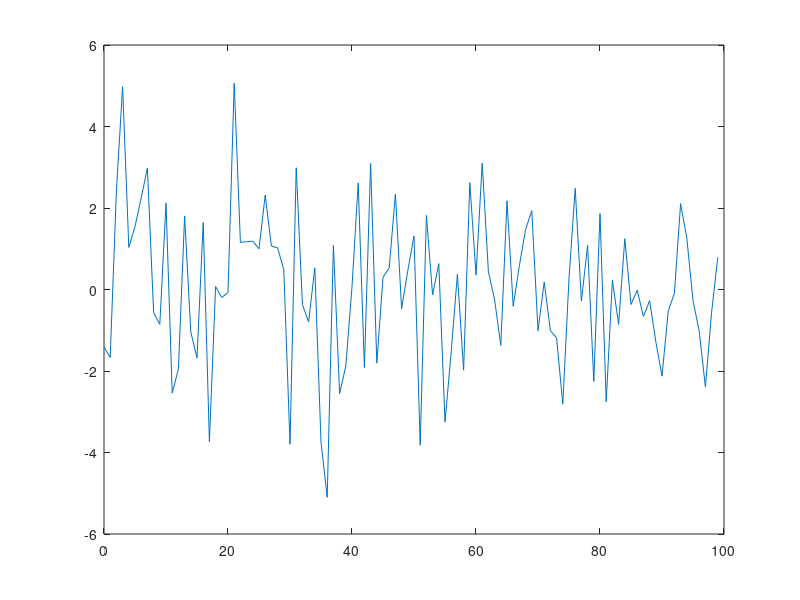
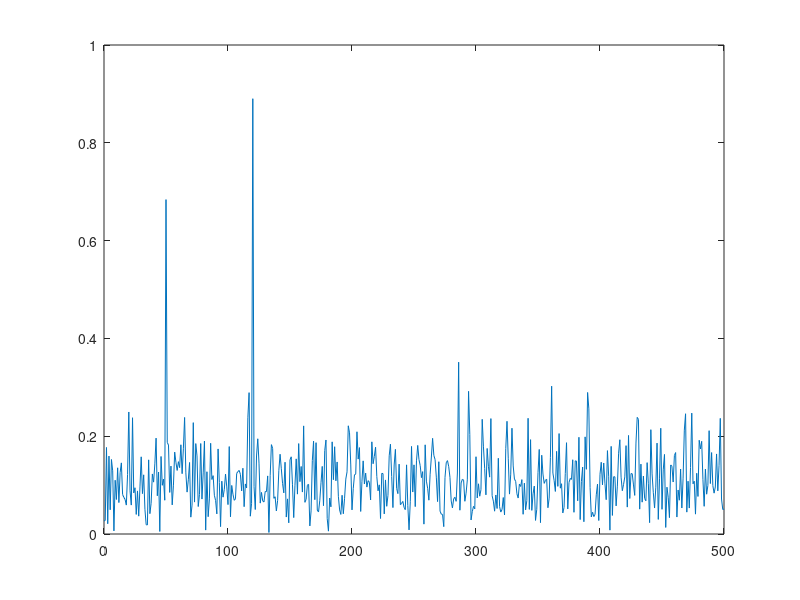
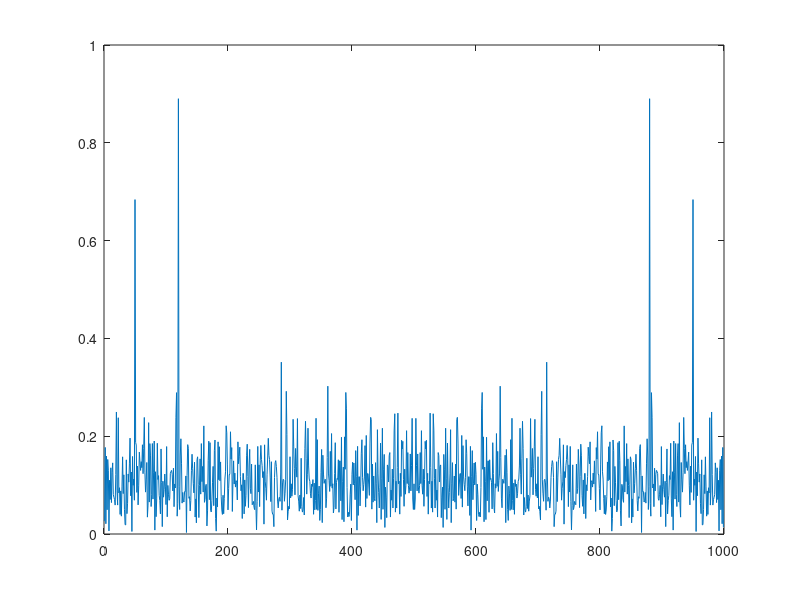

Write the MATLAB code that produced these figures, in order.
%Ejemplo de espectro single sided and two sided
Fs=1000; %sampling frequency
T=1/Fs; %sampling period
L=1000; %length of the signal
t=(0:L-1)*T; %time vector
S=0.7*sin(2*pi*50*t)+sin(2*pi*120*t); %signal
X=S+2*randn(size(t)); %signal+noise (matriz 1 x 1000)
figure
plot(1000*t(1:100),X(1:100))
%Espectro en frecuencias
Y=fft(X); %Obtiene numeros complex Real+imaginario
P2=abs(Y/L); %convierte a reales two sided spectrum
P1=P2(1:L/2+1); %solo interesa la mitad single sided
P1(2:end-1)=2*P1(2:end-1); %se multiplican por 2 menos el 1o y el ultimo
f=Fs*(0:(L/2))/L; %va de 0 a 500 Fs=L en este caso
figure
plot(f,P1) %grafica single-sided

%grafica two sided spectrum
P2(2:end-1)=2*P2(2:end-1);
%length(P2); %para checar
f2=Fs*(0:L-1)/L;
%length(f2); %para checar
figure
plot(f2,P2)